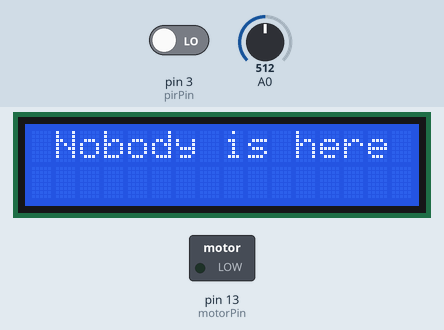
This sketch was run on a simulated Arduino Uno, built with avr-gcc and run on an emulated ATmega328P. Shown: 16×2 character LCD, switched loads named in the sketch (green lamp = pin HIGH). The inputs (shaded band) are chosen by the test bench; at power-on: pin 3 (pirPin) LOW, A0 = 512.

Above: at 0.6 s.
1.3 s: pin 3 (pirPin) driven HIGH
At 3.4 s:
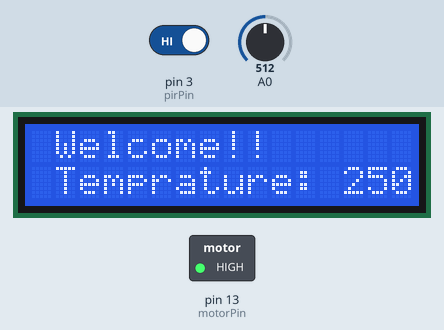
5.4 s: A0 set to 48
At 8.2 s:
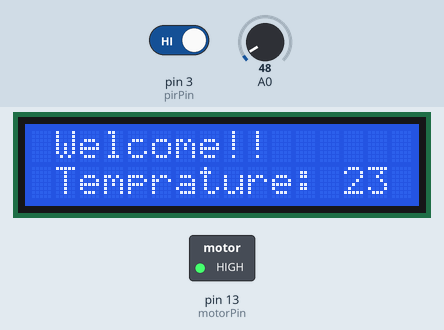
9.1 s: A0 set to 41
At 10.0 s:
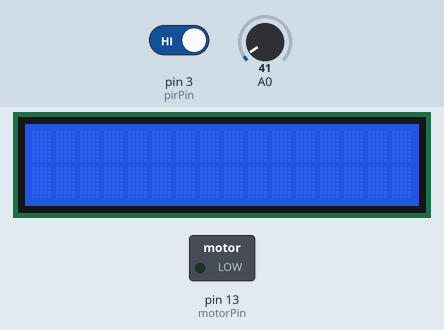
13.2 s: A0 set to 10
At 15.5 s:
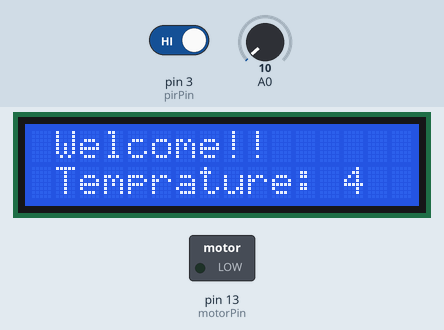
17.3 s: pin 3 (pirPin) driven LOW
At 19.7 s:
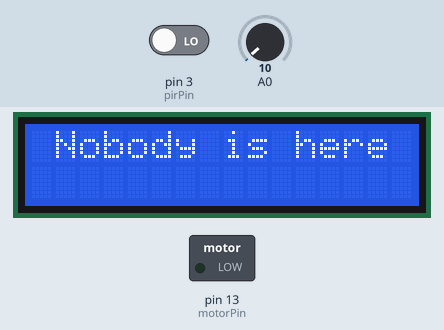
Timing chart, 0 to 21.2 s (numbered marks = the images above; inputs shaded):
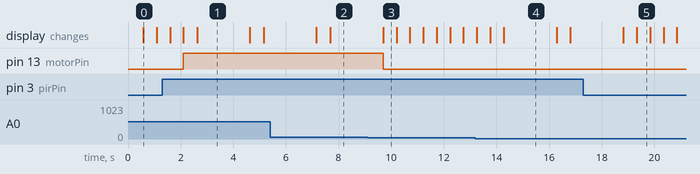

The sketch:

iot.ino
```cpp
#include<LM35.h>
#include<DFRobot_RGBLCD1602.h>

#define motorPin 13
#define pirPin 3

LM35 temp_sense(A0);
DFRobot_RGBLCD1602 lcd(0x60, 16, 2);

void updateLCD(int temp){

    lcd.clear();
    delay(500);
    lcd.setCursor(1,0);
    lcd.print("Welcome!!");
    lcd.setCursor(1, 1);
    lcd.print("Temprature: " + String(temp));
    delay(2000);
    lcd.clear();


}

void setup() {
  // put your setup code here, to run once:
  pinMode(motorPin,OUTPUT);
  pinMode(pirPin, INPUT);

  lcd.init();
  lcd.clear();

}

void loop() {
  // put your main code here, to run repeatedly:

  int temp = temp_sense.cel();
  int isPresent = digitalRead(pirPin);

  if(isPresent && temp>20){

    digitalWrite(motorPin,HIGH);
    updateLCD(temp);

  }
  else if( isPresent && temp < 20){

    digitalWrite(motorPin, LOW);
    updateLCD(temp);

  }
  else{

    digitalWrite(motorPin,LOW);

    lcd.clear();
    delay(500);
    lcd.setCursor(1,0);
    lcd.print("Nobody is here");
    delay(500);
  }
}
```

Measured:
- the behaviour switches between 44 and 43 on A0 (found by bisection; images 2 and 3)
- after the input at 1.3 s, pin 13 (motorPin): LOW → HIGH after 0.80 s; the display: first differs from a run without the input after 1.3 s (image 1)
- after the input at 5.4 s, the display: first differs from a run without the input after 2.3 s (image 2)
- after the input at 9.1 s, pin 13 (motorPin): HIGH → LOW after 0.59 s
- after the input at 13.2 s, the display: first differs from a run without the input after 1.1 s (image 4)
- after the input at 17.3 s, the display: first differs from a run without the input after 2.0 s (image 5)
- what the display in image 0 shows lasts 0.5 s, from 0.6 s to 1.1 s
